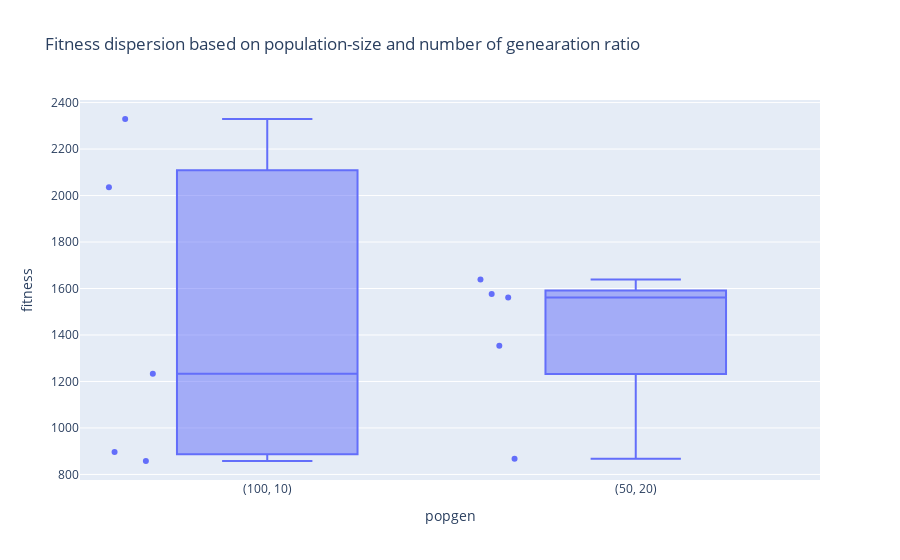

The code cell stored with this chart in its notebook:
### Code cell
predf = list()

for s, fits in zip(popgen, fitness_gen):
    
    predf += [(s[0], s[1], "({}, {})".format(*s), fit) for fit in fits]

df = pd.DataFrame(predf, columns=("population", "generation", "popgen", "fitness"))

fig = px.box(df, y="fitness", x="popgen", points="all", orientation='v',
             title="Fitness dispersion based on population-size and number of genearation ratio".format(label, width[0] if use_depth else depth))
fig.show()

### Figure 1 — Plotly figure (JSON) as saved in the notebook; plotly's stock layout.template omitted (floating-point values rounded to 4 significant figures)
{"data": [{"alignmentgroup": "True", "boxpoints": "all", "hovertemplate": "popgen=%{x}<br>fitness=%{y}<extra></extra>", "legendgroup": "", "marker": {"color": "#636efa"}, "name": "", "notched": false, "offsetgroup": "", "orientation": "v", "showlegend": false, "type": "box", "x": ["(100, 10)", "(100, 10)", "(100, 10)", "(100, 10)", "(100, 10)", "(50, 20)", "(50, 20)", "(50, 20)", "(50, 20)", "(50, 20)"], "x0": " ", "xaxis": "x", "y": [2035.0, 857.8, 2329.0, 896.3, 1233.0, 867.7, 1562.0, 1576.0, 1639.0, 1354.0], "y0": " ", "yaxis": "y"}], "layout": {"boxmode": "group", "legend": {"tracegroupgap": 0}, "title": {"text": "Fitness dispersion based on population-size and number of genearation ratio"}, "xaxis": {"anchor": "y", "domain": [0, 1], "title": {"text": "popgen"}}, "yaxis": {"anchor": "x", "domain": [0, 1], "title": {"text": "fitness"}}}}
